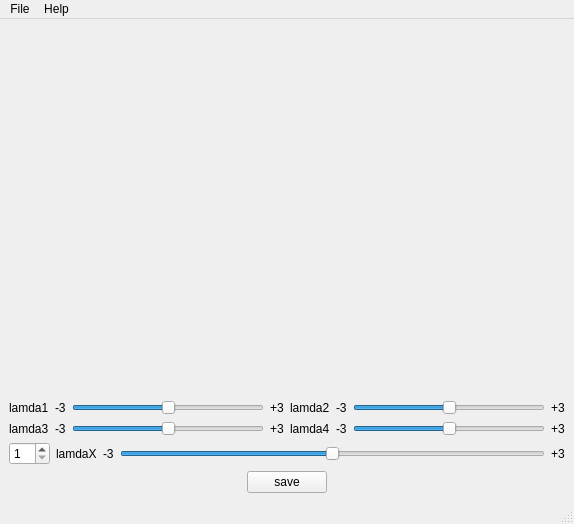
<?xml version="1.0" encoding="UTF-8"?>
<ui version="4.0">
 <class>MainWindow</class>
 <widget class="QMainWindow" name="MainWindow">
  <property name="geometry">
   <rect>
    <x>0</x>
    <y>0</y>
    <width>574</width>
    <height>524</height>
   </rect>
  </property>
  <property name="windowTitle">
   <string>MainWindow</string>
  </property>
  <widget class="QWidget" name="centralwidget">
   <layout class="QVBoxLayout" name="verticalLayout_2">
    <item>
     <widget class="QVTKWidget" name="qvtkWidget" native="true">
      <property name="sizePolicy">
       <sizepolicy hsizetype="Preferred" vsizetype="Preferred">
        <horstretch>0</horstretch>
        <verstretch>6</verstretch>
       </sizepolicy>
      </property>
     </widget>
    </item>
    <item>
     <layout class="QVBoxLayout" name="verticalLayout">
      <item>
       <layout class="QHBoxLayout" name="horizontalLayout_9">
        <property name="sizeConstraint">
         <enum>QLayout::SetDefaultConstraint</enum>
        </property>
        <item>
         <layout class="QHBoxLayout" name="horizontalLayout_8">
          <item>
           <widget class="QLabel" name="label_1">
            <property name="text">
             <string>lamda1</string>
            </property>
           </widget>
          </item>
          <item>
           <layout class="QHBoxLayout" name="horizontalLayout_7">
            <item>
             <widget class="QLabel" name="label">
              <property name="text">
               <string>-3</string>
              </property>
             </widget>
            </item>
            <item>
             <widget class="QSlider" name="horizontalSlider1">
              <property name="minimum">
               <number>-30</number>
              </property>
              <property name="maximum">
               <number>30</number>
              </property>
              <property name="orientation">
               <enum>Qt::Horizontal</enum>
              </property>
             </widget>
            </item>
            <item>
             <widget class="QLabel" name="label_5">
              <property name="text">
               <string>+3</string>
              </property>
             </widget>
            </item>
           </layout>
          </item>
         </layout>
        </item>
        <item>
         <layout class="QHBoxLayout" name="horizontalLayout_6">
          <item>
           <widget class="QLabel" name="label_2">
            <property name="text">
             <string>lamda2</string>
            </property>
           </widget>
          </item>
          <item>
           <layout class="QHBoxLayout" name="horizontalLayout_5">
            <item>
             <widget class="QLabel" name="label_6">
              <property name="text">
               <string>-3</string>
              </property>
             </widget>
            </item>
            <item>
             <widget class="QSlider" name="horizontalSlider2">
              <property name="minimum">
               <number>-30</number>
              </property>
              <property name="maximum">
               <number>30</number>
              </property>
              <property name="orientation">
               <enum>Qt::Horizontal</enum>
              </property>
             </widget>
            </item>
            <item>
             <widget class="QLabel" name="label_7">
              <property name="text">
               <string>+3</string>
              </property>
             </widget>
            </item>
           </layout>
          </item>
         </layout>
        </item>
       </layout>
      </item>
      <item>
       <layout class="QHBoxLayout" name="horizontalLayout_10">
        <property name="spacing">
         <number>6</number>
        </property>
        <property name="sizeConstraint">
         <enum>QLayout::SetDefaultConstraint</enum>
        </property>
        <item>
         <layout class="QHBoxLayout" name="horizontalLayout_4">
          <item>
           <widget class="QLabel" name="label_3">
            <property name="text">
             <string>lamda3</string>
            </property>
           </widget>
          </item>
          <item>
           <layout class="QHBoxLayout" name="horizontalLayout_3">
            <item>
             <widget class="QLabel" name="label_8">
              <property name="text">
               <string>-3</string>
              </property>
             </widget>
            </item>
            <item>
             <widget class="QSlider" name="horizontalSlider3">
              <property name="minimum">
               <number>-30</number>
              </property>
              <property name="maximum">
               <number>30</number>
              </property>
              <property name="orientation">
               <enum>Qt::Horizontal</enum>
              </property>
             </widget>
            </item>
            <item>
             <widget class="QLabel" name="label_10">
              <property name="text">
               <string>+3</string>
              </property>
             </widget>
            </item>
           </layout>
          </item>
         </layout>
        </item>
        <item>
         <layout class="QHBoxLayout" name="horizontalLayout_2">
          <item>
           <widget class="QLabel" name="label_4">
            <property name="text">
             <string>lamda4</string>
            </property>
           </widget>
          </item>
          <item>
           <layout class="QHBoxLayout" name="horizontalLayout">
            <item>
             <widget class="QLabel" name="label_9">
              <property name="text">
               <string>-3</string>
              </property>
             </widget>
            </item>
            <item>
             <widget class="QSlider" name="horizontalSlider4">
              <property name="minimum">
               <number>-30</number>
              </property>
              <property name="maximum">
               <number>30</number>
              </property>
              <property name="orientation">
               <enum>Qt::Horizontal</enum>
              </property>
             </widget>
            </item>
            <item>
             <widget class="QLabel" name="label_11">
              <property name="text">
               <string>+3</string>
              </property>
             </widget>
            </item>
           </layout>
          </item>
         </layout>
        </item>
       </layout>
      </item>
      <item>
       <layout class="QHBoxLayout" name="horizontalLayout_14">
        <item>
         <widget class="QSpinBox" name="spinBox">
          <property name="minimum">
           <number>1</number>
          </property>
         </widget>
        </item>
        <item>
         <layout class="QHBoxLayout" name="horizontalLayout_12">
          <item>
           <widget class="QLabel" name="label_12">
            <property name="text">
             <string>lamdaX</string>
            </property>
           </widget>
          </item>
          <item>
           <layout class="QHBoxLayout" name="horizontalLayout_13">
            <item>
             <widget class="QLabel" name="label_13">
              <property name="text">
               <string>-3</string>
              </property>
             </widget>
            </item>
            <item>
             <widget class="QSlider" name="horizontalSliderX">
              <property name="minimum">
               <number>-30</number>
              </property>
              <property name="maximum">
               <number>30</number>
              </property>
              <property name="orientation">
               <enum>Qt::Horizontal</enum>
              </property>
             </widget>
            </item>
            <item>
             <widget class="QLabel" name="label_14">
              <property name="text">
               <string>+3</string>
              </property>
             </widget>
            </item>
           </layout>
          </item>
         </layout>
        </item>
       </layout>
      </item>
      <item>
       <layout class="QHBoxLayout" name="horizontalLayout_11">
        <item>
         <spacer name="horizontalSpacer_3">
          <property name="orientation">
           <enum>Qt::Horizontal</enum>
          </property>
          <property name="sizeHint" stdset="0">
           <size>
            <width>40</width>
            <height>20</height>
           </size>
          </property>
         </spacer>
        </item>
        <item>
         <widget class="QPushButton" name="pushButton">
          <property name="text">
           <string>save</string>
          </property>
         </widget>
        </item>
        <item>
         <spacer name="horizontalSpacer_4">
          <property name="orientation">
           <enum>Qt::Horizontal</enum>
          </property>
          <property name="sizeHint" stdset="0">
           <size>
            <width>40</width>
            <height>20</height>
           </size>
          </property>
         </spacer>
        </item>
       </layout>
      </item>
     </layout>
    </item>
   </layout>
   <zorder>qvtkWidget</zorder>
   <zorder></zorder>
  </widget>
  <widget class="QMenuBar" name="menubar">
   <property name="geometry">
    <rect>
     <x>0</x>
     <y>0</y>
     <width>574</width>
     <height>21</height>
    </rect>
   </property>
   <widget class="QMenu" name="menu">
    <property name="title">
     <string>File</string>
    </property>
    <addaction name="actionOpenVTKShapeModel"/>
    <addaction name="actionOpenITKShapeModel"/>
    <addaction name="actionExit"/>
   </widget>
   <widget class="QMenu" name="menuHelp">
    <property name="title">
     <string>Help</string>
    </property>
   </widget>
   <addaction name="menu"/>
   <addaction name="menuHelp"/>
  </widget>
  <widget class="QStatusBar" name="statusbar"/>
  <action name="actionOpenITKShapeModel">
   <property name="enabled">
    <bool>true</bool>
   </property>
   <property name="text">
    <string>Open ITK Shape Model</string>
   </property>
  </action>
  <action name="actionExit">
   <property name="text">
    <string>Exit</string>
   </property>
  </action>
  <action name="actionOpenVTKShapeModel">
   <property name="text">
    <string>Open VTK Shape Model</string>
   </property>
  </action>
 </widget>
 <customwidgets>
  <customwidget>
   <class>QVTKWidget</class>
   <extends>QWidget</extends>
   <header>QVTKWidget.h</header>
  </customwidget>
 </customwidgets>
 <resources/>
 <connections/>
</ui>
